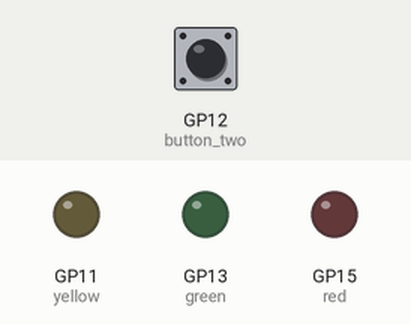
This program was run on a simulated Raspberry Pi Pico running MicroPython. Parts: output pins drawn as LEDs (lit = HIGH). The test bench sets the inputs (shaded band); at power-on: GP12 (button_two) HIGH.

Above: at 1.2 s.
1.3 s: GP12 (button_two) pulled LOW for 0.15 s
At 1.8 s:
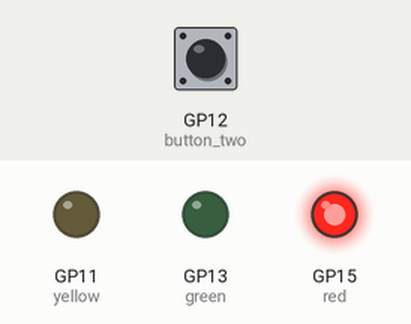
4.4 s: GP12 (button_two) pulled LOW for 1 s
At 6.1 s:
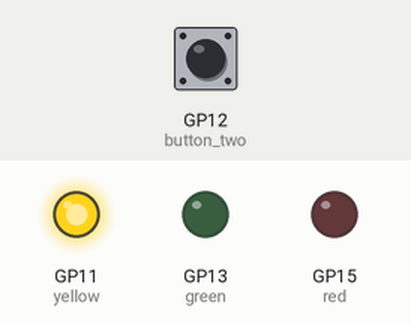
8.4 s: GP12 (button_two) pulled LOW for 3.2 s
At 11.1 s:
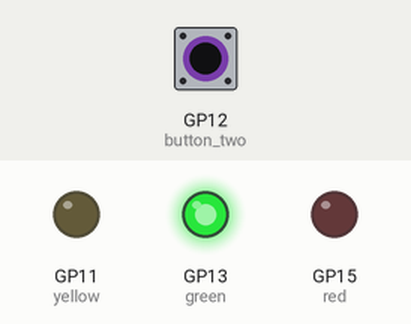
Timing chart, 0 to 15.9 s (numbered marks = the images above; inputs shaded):
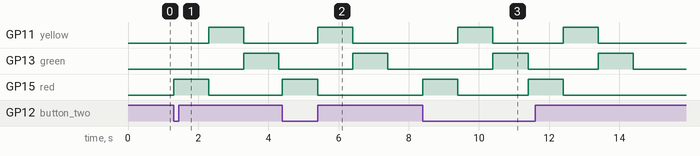

The program:

led-switch.py
```python
from machine import Pin
from utime import sleep

red = Pin(15, Pin.OUT)
green = Pin(13, Pin.OUT)
yellow = Pin(11, Pin.OUT)

red.value(0)
green.value(0)
yellow.value(0)

button_two = Pin(12, Pin.IN, Pin.PULL_UP)

while True:
    if button_two.value() == 0:
        red.value(1)
        green.value(0)
        yellow.value(0)
        sleep(1)
        yellow.value(1)
        red.value(0)
        green.value(0)
        sleep(1)
        green.value(1)
        red.value(0)
        yellow.value(0)
        sleep(1)
        red.value(0)
        yellow.value(0)
        green.value(0)
```

Measured:
- after the input at 1.3 s, GP11 (yellow): LOW → HIGH after 1.0 s, → LOW 1.0 s later; GP13 (green): LOW → HIGH after 2.0 s, → LOW 1.0 s later; GP15 (red): LOW → HIGH at once, → LOW 1.0 s later
- after the input at 4.4 s, GP11 (yellow): LOW → HIGH after 1.0 s, → LOW 1.0 s later; GP13 (green): LOW → HIGH after 2.0 s, → LOW 1.0 s later; GP15 (red): LOW → HIGH at once, → LOW 1.0 s later
- after the input at 8.4 s, GP11 (yellow): alternates HIGH for 1.0 s and LOW for 2.0 s, 4 changes in all, then stays LOW, starting after 1.0 s; GP13 (green): alternates HIGH for 1.0 s and LOW for 2.0 s, 4 changes in all, then stays LOW, starting after 2.0 s
